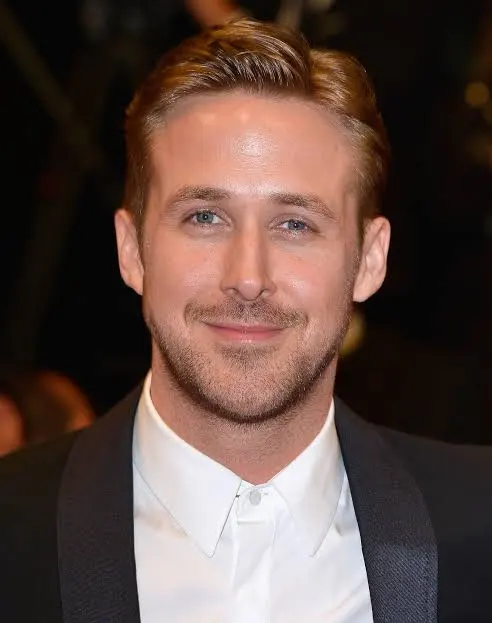
#> input picture image/images.jpg, 492 x 623 px
$ python -i segmentation_ops.py   (imports and definitions only)
#> lines starting #> are read from the running program, lines starting #| are printed output that depends on the picture; after the words box and inside, x2 and y2 are one past the last pixel; in counts of white or black regions, pixels touching at a corner belong together
#> further down, picture is the input picture: shape (623, 492, 3); mean B, G, R 66.4, 73.2, 93.6
"""
Segmentation and Object Detection Operations
===========================================
Pure image-processing functions for Workshop 5.
"""

from __future__ import annotations

import cv2
import numpy as np


# [87 lines left out: functions adaptive_threshold, otsu_threshold, connected_components_analysis, not called in this run]


def contour_object_detection(
    image: np.ndarray,
    blur_ksize: int = 5,
    invert: bool = False,
    min_area: float = 60.0,
    min_circularity: float = 0.0,
    morph_open_ksize: int = 3,
    morph_close_ksize: int = 3,
) -> tuple[np.ndarray, np.ndarray, list[dict]]:
    """Detect objects using contour analysis with area and circularity filtering."""
#> called with blur_ksize = 5, invert = False, min_area = 60, min_circularity = 0, morph_open_ksize = 3, morph_close_ksize = 3
    gray = _ensure_gray(image)
#> in _ensure_gray, `return cv2.cvtColor(image, cv2.COLOR_BGR2GRAY)`:
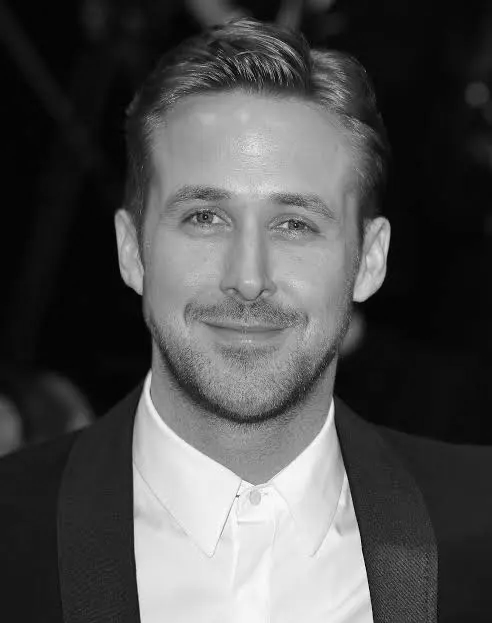
#> returned value: shape (623, 492); min 0, max 255, mean 78.5

    blur_ksize = _ensure_odd(max(int(blur_ksize), 3))
    blurred = cv2.GaussianBlur(gray, (blur_ksize, blur_ksize), 0)

    thresh_mode = cv2.THRESH_BINARY_INV if invert else cv2.THRESH_BINARY
    _, binary = cv2.threshold(blurred, 0, 255, thresh_mode | cv2.THRESH_OTSU)
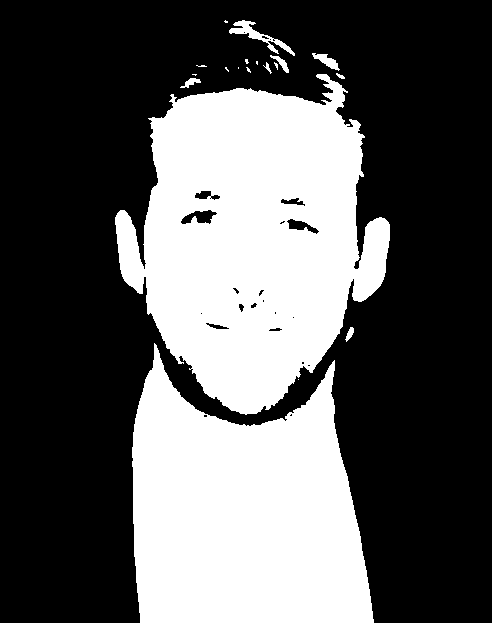
#> binary: shape (623, 492); 35.8% white; 19 white regions (10 under 20 px), largest, box (x1, y1, x2, y2) and area: (115, 74, 390, 415) 60156, (132, 343, 374, 623) 48333, (229, 20, 295, 56) 551

    morph_open_ksize = _ensure_odd(max(int(morph_open_ksize), 1))
    morph_close_ksize = _ensure_odd(max(int(morph_close_ksize), 1))

    if morph_open_ksize > 1:
        open_kernel = np.ones((morph_open_ksize, morph_open_ksize), dtype=np.uint8)
        binary = cv2.morphologyEx(binary, cv2.MORPH_OPEN, open_kernel)
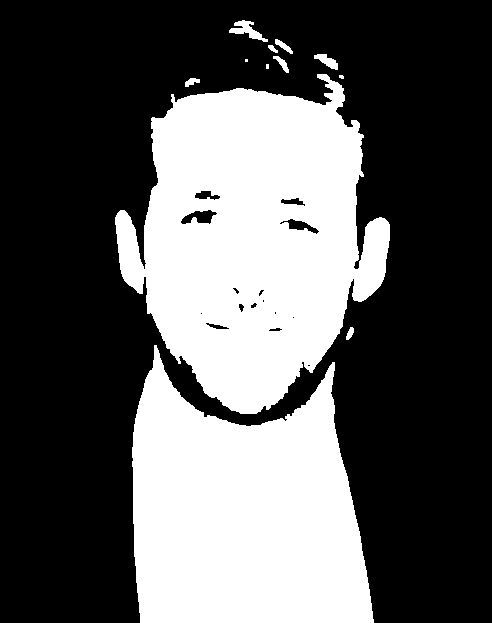
#> binary: shape (623, 492); 35.7% white; 12 white regions (3 under 20 px), largest, box (x1, y1, x2, y2) and area: (115, 74, 390, 414) 60029, (132, 345, 374, 623) 48306, (229, 20, 268, 42) 338

    if morph_close_ksize > 1:
        close_kernel = np.ones((morph_close_ksize, morph_close_ksize), dtype=np.uint8)
        binary = cv2.morphologyEx(binary, cv2.MORPH_CLOSE, close_kernel)
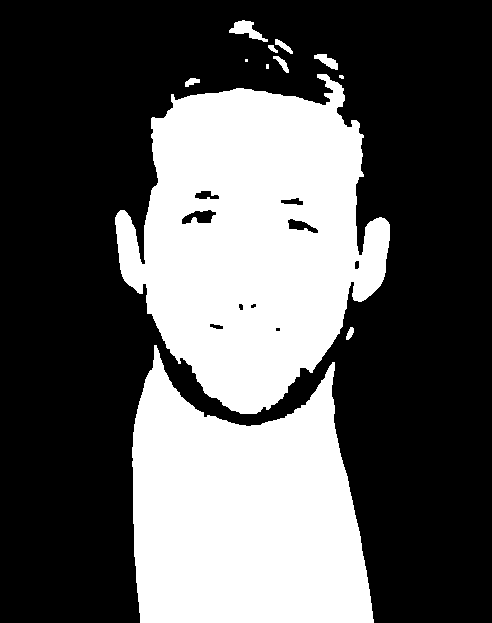
#> binary: shape (623, 492); 35.7% white; 12 white regions (3 under 20 px)

    contours, _ = cv2.findContours(binary, cv2.RETR_EXTERNAL, cv2.CHAIN_APPROX_SIMPLE)
#> contours = 12 contours, 3 with area under 20; largest, box (x1, y1, x2, y2) and area: (115, 74, 390, 414) 60410, (132, 345, 374, 623) 47812, (229, 20, 268, 42) 312, (314, 54, 338, 70) 162, (273, 56, 289, 73) 82

    annotated = cv2.cvtColor(gray, cv2.COLOR_GRAY2BGR)
    measurements: list[dict] = []

    next_label = 1
    for contour in contours:
        area = float(cv2.contourArea(contour))
        if area < float(min_area):
            continue

        perimeter = float(cv2.arcLength(contour, True))
        if perimeter <= 0:
            continue

        circularity = float((4.0 * np.pi * area) / (perimeter * perimeter))
        if circularity < float(min_circularity):
            continue

        x, y, w, h = cv2.boundingRect(contour)

        m = cv2.moments(contour)
        if m["m00"] != 0:
            cx = float(m["m10"] / m["m00"])
            cy = float(m["m01"] / m["m00"])
        else:
            cx = float(x + w / 2.0)
            cy = float(y + h / 2.0)

        measurements.append(
            {
                "Label": int(next_label),
                "Area": area,
                "Perimeter": perimeter,
                "Circularity": circularity,
                "BBox": (int(x), int(y), int(w), int(h)),
                "Centroid": (cx, cy),
            }
        )

        cv2.drawContours(annotated, [contour], -1, (0, 255, 0), 2)
        cv2.rectangle(annotated, (x, y), (x + w, y + h), (255, 200, 0), 1)
        cv2.putText(
            annotated,
            f"ID {next_label}",
            (x, max(15, y - 5)),
            cv2.FONT_HERSHEY_SIMPLEX,
            0.45,
            (0, 255, 255),
            1,
            cv2.LINE_AA,
        )

        next_label += 1
#> this loop made 12 passes
#> (area, perimeter, circularity, x, y, w, h, cx) on passes 1, 3, 5, 8, 9, 11, 12: (47812, 1079.6, 0.516, 132, 345, 242, 278, 243), (64.5, 39.9, 0.509, 185, 78, 15, 9, 191.3), (60410.5, 1476.2, 0.348, 115, 74, 275, 340, 252.5), (82.5, 50.87, 0.401, 273, 56, 16, 17, 281.8), (161.5, 67.21, 0.449, 314, 54, 24, 16, 326.9), (82, 50.28, 0.408, 275, 39, 18, 15, 283.2), (312, 109.9, 0.324, 229, 20, 39, 22, 246.1)
#> area on passes 2, 10: 49, 32
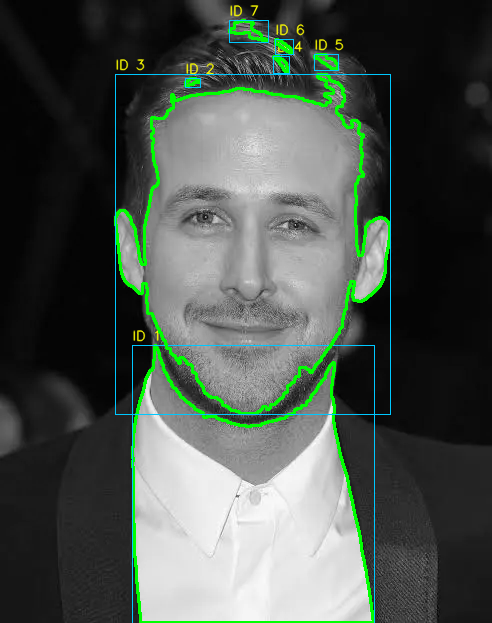
#> annotated: shape (623, 492, 3); mean B, G, R 76.8, 83.8, 75.3
#> after the loop, measurements = 7 items; next_label = 8

    return binary, annotated, measurements


def _ensure_gray(image: np.ndarray) -> np.ndarray:
    if image.ndim == 3:
        return cv2.cvtColor(image, cv2.COLOR_BGR2GRAY)
    return image


def _ensure_odd(value: int) -> int:
    return value if value % 2 == 1 else value + 1


# [14 lines left out: functions _to_binary_uint8, _colorize_labels, not called in this run]

>>> import cv2
>>> picture = cv2.imread('../image/images.jpg')
>>> result = contour_object_detection(picture)
